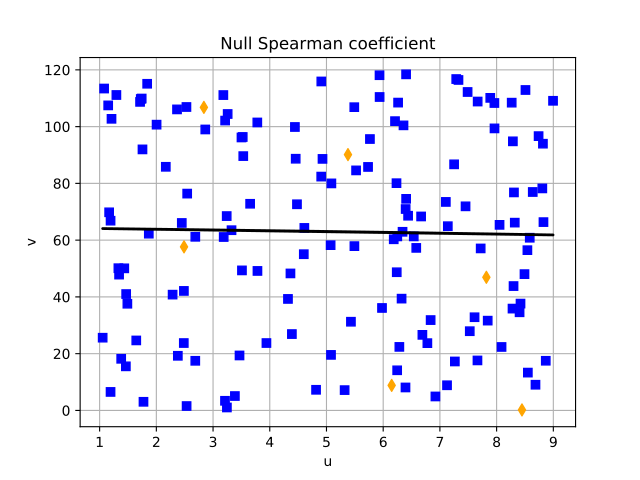

Python code for this plot:
import openturns as ot
from matplotlib import pyplot as plt
from openturns.viewer import View
size = 6
ot.RandomGenerator.SetSeed(3)

# Data
x1 = ot.Uniform(1.0, 9.0).getSample(size)
y1 = ot.Uniform(0.0, 120.0).getSample(size)
graph = ot.Graph("Non significant Spearman coefficient", "u", "v", True, "")
cloud1 = ot.Cloud(x1, y1)
cloud1.setPointStyle("diamond")
cloud1.setColor("orange")
cloud1.setLineWidth(2)
graph.add(cloud1)

size = 150 - size

# Data
x2 = ot.Uniform(1.0, 9.0).getSample(size)
y2 = ot.Uniform(0.0, 120.0).getSample(size)
# Merge with previous data
x = ot.Sample(x1)
y = ot.Sample(y1)
x.add(x2)
y.add(y2)
# Quadratic model
algo = ot.QuadraticLeastSquares(x, y)
algo.run()
quadratic = algo.getResponseSurface()

graph = ot.Graph("Null Spearman coefficient", "u", "v", True, "")
graph.add(cloud1)
cloud2 = ot.Cloud(x2, y2)
cloud2.setPointStyle("square")
cloud2.setColor("blue")
cloud2.setLineWidth(2)
graph.add(cloud2)
curve2 = ot.Curve(x, quadratic(x))
curve2.setColor("black")
curve2.setLineWidth(2)
graph.add(curve2)

View(graph)
